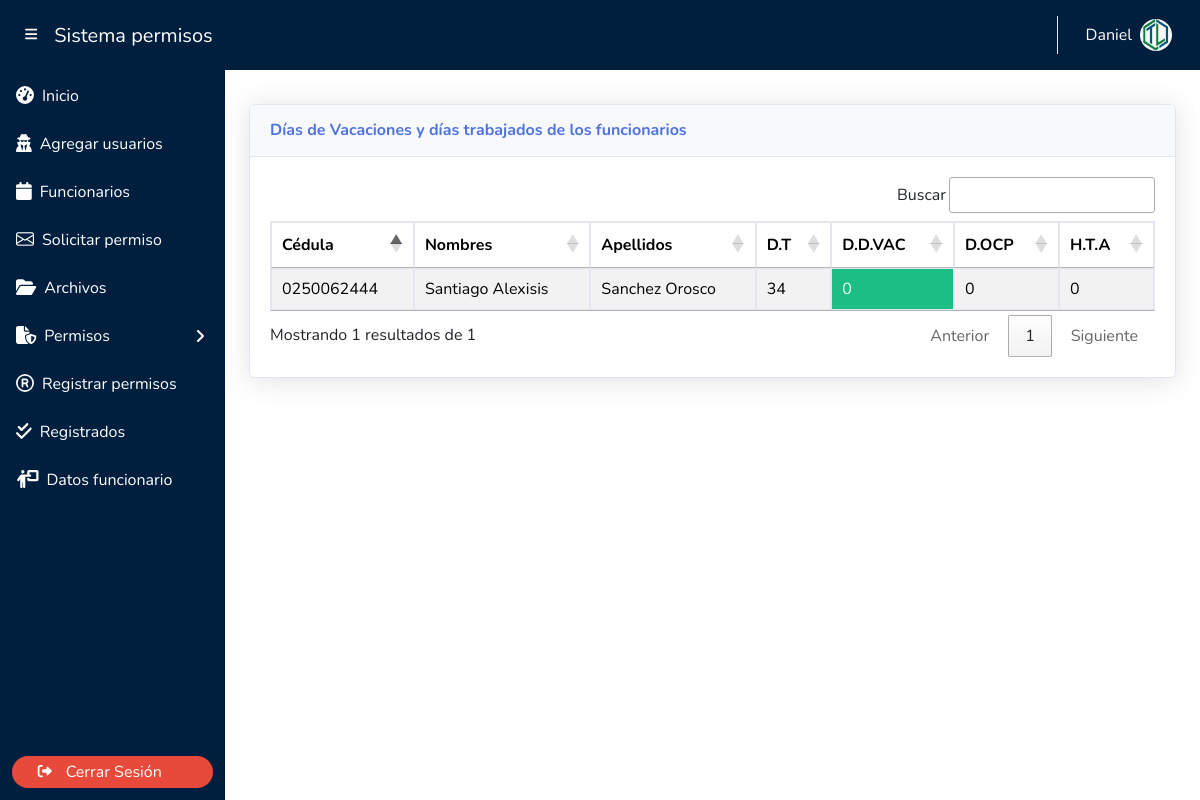
/admin/vacaciones.php (signed in), run on the app's committed database.
### tables this page shows
CREATE TABLE `usuarios` (
  `id_usuarios` int(11) NOT NULL,
  `cedula` varchar(10) NOT NULL,
  `nombres` varchar(200) NOT NULL,
  `apellidos` varchar(200) NOT NULL,
  `email` varchar(250) NOT NULL,
  `usuario` varchar(250) NOT NULL,
  `contraseña` varchar(250) NOT NULL,
  `rol` varchar(400) NOT NULL,
  `fecha_ingreso` date DEFAULT NULL,
  `tiempo_trabajo` int(11) DEFAULT NULL
);

CREATE TABLE `configuracion` (
  `idConfiguracion` int(11) NOT NULL,
  `limiteVacaciones` double DEFAULT NULL,
  `diasPorAño` double DEFAULT NULL,
  `diasAnuales` int(11) DEFAULT NULL,
  `numero` double DEFAULT NULL
);

### resta_solicitud.php (called while the page is built, shortened)
<?php
include_once "../conexion.php";
function seleccionar($pdo){
    try {
        $consulta = "SELECT limiteVacaciones, diasPorAño, diasAnuales FROM configuracion";
        $stmt = $pdo->prepare($consulta);
        $stmt->execute();
        $resultado = $stmt->fetch(PDO::FETCH_ASSOC);
        $limiteVacaciones = $resultado["limiteVacaciones"];
        $diasPorAnoTrabajado = $resultado["diasPorAño"];
        $diasPorAno = $resultado["diasAnuales"];
        return [
            'limiteVacaciones' => $limiteVacaciones,
            'diasPorAnoTrabajado' => $diasPorAnoTrabajado,
            'diasPorAno' => $diasPorAno
        ];
    } catch (PDOException $e) {
        return "Error de excepción en la función de limite" .$e->getMessage();
    }
}
$seleccionar = seleccionar($pdo);
$limiteVacaciones = $seleccionar['limiteVacaciones'];
function obtenerDiasTrabajadosParaTodos($pdo) {
    try {
        $query = "SELECT id_usuarios,cedula,nombres,apellidos,tiempo_trabajo FROM usuarios WHERE rol = 'Funcionario'";
        $statement = $pdo->prepare($query);
        $statement->execute();
        $usuarios = $statement->fetchAll(PDO::FETCH_ASSOC);
        $resultados = [];
        foreach ($usuarios as $usuario) {
            $id_usuario = $usuario['id_usuarios'];
            $diasTrabajados = consulta_unica($pdo, $id_usuario);
            $horasDePermiso = horas_ocupadas($pdo, $id_usuario);
            $fechaIngreso = obtenerFechaIngreso($pdo, $id_usuario);
            $cedulaIterada = $usuario['cedula'];
            $nombresIterado = $usuario['nombres'];
            $apellidosIterado = $usuario['apellidos'];
            $tiempo_trabajo = $usuario['tiempo_trabajo'];
            $resultados[] = [
                'id_usuario' => $id_usuario,
                'cedula' => $cedulaIterada,
                'nombre' => $nombresIterado,
                'apellido' => $apellidosIterado,
                'tiempo_trabajo' => $tiempo_trabajo,
                'dias_trabajados' => $diasTrabajados,
                'horas_permiso' => $horasDePermiso,
                'fecha_ingreso' => $fechaIngreso,
            ];
        }
        return $resultados;
    } catch (PDOException $e) {
        return "Error de excepción en la función de Dias trabajados" .$e->getMessage();
    }
}
function obtenerFechaIngreso($pdo, $id_usuario) {
    try {
        $query = "SELECT fecha_ingreso FROM usuarios WHERE id_usuarios = :id";
        $statement = $pdo->prepare($query);
        $statement->bindParam(':id', $id_usuario, PDO::PARAM_INT);
        $statement->execute();
        $resultado = $statement->fetch(PDO::FETCH_ASSOC);
        return $resultado['fecha_ingreso'];
    } catch (PDOException $e) {
        return "Error de excepción en la función de Fecha Ingreso" .$e->getMessage();
    }
}
function consulta_unica($pdo, $id_usuario_insertado) {
    try {
        $query = "SELECT fecha_ingreso FROM usuarios WHERE id_usuarios = :id";
        $statement = $pdo->prepare($query);
        $statement->bindParam(':id', $id_usuario_insertado, PDO::PARAM_INT);
        $statement->execute();
        $resultado = $statement->fetch(PDO::FETCH_ASSOC);
        $fecha_ingreso_usuario = $resultado['fecha_ingreso'];
        $fecha_actual_obj = new DateTime(date('Y-m-d'));
        $fecha_ingreso_obj = new DateTime($fecha_ingreso_usuario);
        $intervalo = $fecha_ingreso_obj->diff($fecha_actual_obj);
        $diasTrabajados = (int)$intervalo->format('%r%a');
        return $diasTrabajados;
    } catch (PDOException $e) {
        return "Error de excepción en la función de consulta" .$e->getMessage();
    }
}
function horas_ocupadas($pdo, $id_usuario_insertado) {
    try {
        $consulta_select = "SELECT SUM(horas_ocupadas) AS total_horas_ocupadas FROM registros_permisos WHERE id_usuarios = :id_trb AND (permiso_aceptado = 1 OR permiso_aceptado = 3)";
        $stmt = $pdo->prepare($consulta_select);
        $stmt->bindParam(':id_trb', $id_usuario_insertado, PDO::PARAM_STR);
        $stmt->execute();
        $result_select = $stmt->fetch(PDO::FETCH_ASSOC);
        if ($result_select && isset($result_select['total_horas_ocupadas'])) {
            return $result_select['total_horas_ocupadas'];
        } else {
            return 0;
        }
    } catch (PDOException $e) {
        return "Error de excepción en la función de consulta" .$e->getMessage();
    }
}

### admin/vacaciones.php (the view, shortened to what this page needs)
<?php
include_once("../plantilla/header.php");
include_once("../resta_solicitud.php");
?>
                <div class="container-fluid mt-5">
                    <div class="card shadow mb-4">
                        <div class="card-header py-3">
                            <h6 class="m-0 font-weight-bold text-primary">Días de Vacaciones y días trabajados de los funcionarios</h6>
                        </div>
                        <div class="card-body">
                            <div class="table-responsive">
                                <table class="table table-bordered crud-table" id="tabla_vacaciones">
                                    <thead>
                                        <tr>
                                            <th>Cédula</th>
                                            <th>Nombres</th>
                                            <th>Apellidos</th>
                                            <th>D.T</th>
                                            <th>D.D.VAC</th>
                                            <th>D.OCP</th>
                                            <th>H.T.A</th>
                                        </tr>
                                    </thead>
                                    <tbody>
                                    <?php
                                        $resultadosTodosUsuarios = obtenerDiasTrabajadosParaTodos($pdo);
                                        foreach ($resultadosTodosUsuarios as $key => $resultado) {
                                            $cedulaIterada = $resultado['cedula'];
                                            $nombresIterado = $resultado['nombre'];
                                            $apellidosIterado = $resultado['apellido'];
                                            $diasTrabajados = $resultado['dias_trabajados'];
                                            $horasDePermisoSolicitadas = $resultado['horas_permiso'];
                                            $tiempoTrabajo = $resultado['tiempo_trabajo'];
                                            $diasDeVacaciones = calcularDiasVacaciones(
                                                $diasTrabajados,
                                                $horasDePermisoSolicitadas,
                                                $limiteVacaciones,
                                                $diasPorAnoTrabajado,
                                                $diasPorAno,
                                                $tiempoTrabajo
                                            );
                                            $diasDePermisoSolicitados = $horasDePermisoSolicitadas / $tiempoTrabajo;
                                            $dias_totales = $diasDeVacaciones + $diasDePermisoSolicitados;
                                            $limiteVerde = 30;
                                            $limiteAmarillo = 45;
                                            $limiteRojo = 60;
                                    ?>
                                        <tr>
                                            <td>
                                            <?= $cedulaIterada ?>
                                            </td>
                                            <td>
                                            <?= $nombresIterado ?>
                                            </td>
                                            <td>
                                            <?= $apellidosIterado ?>
                                            </td>
                                            <td>
                                            <?= $diasTrabajados ?>
                                            </td>
                                            <td <?php
                                                if ($diasDeVacaciones == $limiteVerde || $diasDeVacaciones < $limiteAmarillo) {
                                                    echo 'class="bg-success text-white" title="Dias disponibles en orden"';
                                                } elseif ($diasDeVacaciones == $limiteAmarillo || $diasDeVacaciones < $limiteRojo) {
                                                    echo 'class="bg-warning" title="Se acerca al limite"';
                                                } elseif ($diasDeVacaciones >= $limiteRojo) {
                                                    echo 'class="bg-danger text-white" title="El limite es 60 dias"';
                                                }
                                            ?>>
                                                <?php echo $diasDeVacaciones; ?>
                                            </td>
                                            <td>
                                            <?= $diasDePermisoSolicitados ?>
                                            </td>
                                            <td>
                                            <?= $dias_totales ?>
                                            </td>
                                        </tr>
                                        <?php } ?>
                                    </tbody>
                                </table>
                            </div>
                        </div>
                    </div>
                </div>
<?php include_once("../plantilla/footer.php")?>

### data on the page
usuarios: cedula "0250062444", nombres "Santiago Alexisis", apellidos "Sanchez Orosco", tiempo_trabajo "0"
configuracion: diasDeVacaciones "0", dias_totales "0"

### other printed values
$nombre "Daniel"
